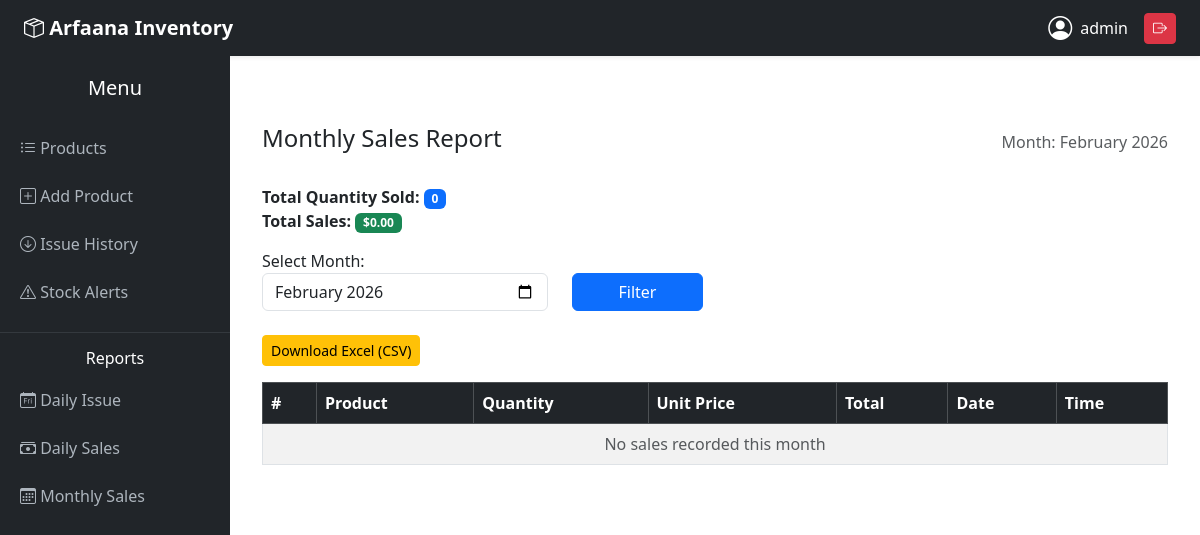
The page /sales/monthly/ (signed in) on the database as committed earlier.
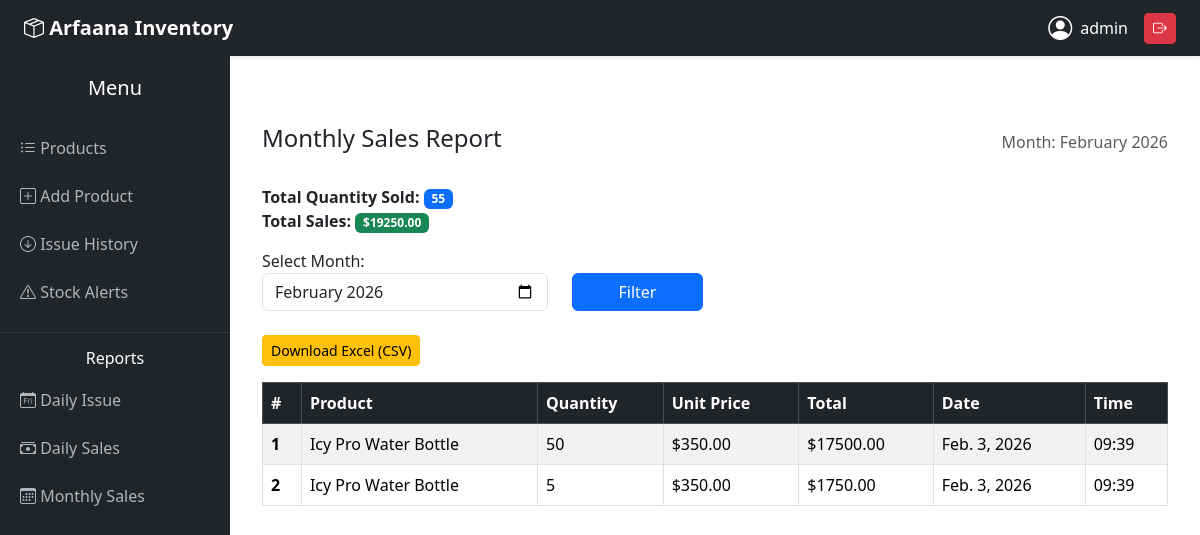
The same page on the database as committed later.
### products/models.py (models this page shows, shortened)
class Product(models.Model):
    name = models.CharField(max_length=100)
    unit_price = models.DecimalField(max_digits=10, decimal_places=2)
    quantity = models.PositiveIntegerField()
    total_price = models.DecimalField(max_digits=10, decimal_places=2, editable=False)
    created_date = models.DateTimeField(auto_now_add=True)

### products/views.py (the view)
# urls.py: path('sales/monthly/', views.monthly_sales_report, name='monthly_sales_report'),
@login_required
def monthly_sales_report(request):
    selected_month = request.GET.get('month')
    if selected_month:
        try:
            year, month = map(int, selected_month.split('-'))
            issues = Issue.objects.filter(
                issued_date__year=year,
                issued_date__month=month
            )
            display_month = datetime(year, month, 1).strftime("%B %Y")
        except ValueError:
            today = now()
            issues = Issue.objects.filter(
                issued_date__year=today.year,
                issued_date__month=today.month
            )
            display_month = today.strftime("%B %Y")
            selected_month = f"{today.year}-{today.month:02d}"
    else:
        today = now()
        issues = Issue.objects.filter(
            issued_date__year=today.year,
            issued_date__month=today.month
        )
        display_month = today.strftime("%B %Y")
        selected_month = f"{today.year}-{today.month:02d}"
    issue_data = []
    total_sales = 0
    total_qty = 0
    for i in issues.select_related('product'):
        total = i.issued_quantity * i.product.unit_price
        issue_data.append({
            'product': i.product,
            'quantity': i.issued_quantity,
            'unit_price': i.product.unit_price,
            'total': total,
            'date': i.issued_date.date(),
            'time': i.issued_date.time(),
        })
        total_sales += total
        total_qty += i.issued_quantity
    context = {
        'issue_data': issue_data,
        'total_sales': total_sales,
        'total_qty': total_qty,
        'month': display_month,
        'selected_month': selected_month,
    }
    return render(request, 'products/monthly_sales_report.html', context)

### products/templates/products/monthly_sales_report.html
{% extends 'products/base.html' %}
{% block content %}
<div class="container mt-5">
    <div class="d-flex justify-content-between align-items-center mb-4">
        <h4>Monthly Sales Report</h4>
        <span class="text-muted">Month: {{ month }}</span>
    </div>
    <div class="mb-3">
        <p class="mb-0"><strong>Total Quantity Sold:</strong> <span class="badge bg-primary">{{ total_qty }}</span></p>
        <p class="mb-0"><strong>Total Sales:</strong> <span class="badge bg-success">${{ total_sales|floatformat:2 }}</span></p>
        <form method="get" class="mb-4">
    <div class="row">
        <div class="col-md-4 mt-3">
            <label>Select Month:</label>
            <input type="month" name="month" class="form-control"
                   value="{{ selected_month }}">
        </div>
        <div class="col-md-2 align-self-end">
            <button type="submit" class="btn btn-primary w-100">
                Filter
            </button>
        </div>
    </div>
</form>
        <a href="{% url 'export_monthly_sales_csv' %}" class="btn btn-warning btn-sm">
        Download Excel (CSV)
        </a>
    </div>
    <div class="table-responsive">
        <table class="table table-striped table-hover table-bordered align-middle">
            <thead class="table-dark">
                <tr>
                    <th>#</th>
                    <th>Product</th>
                    <th>Quantity</th>
                    <th>Unit Price</th>
                    <th>Total</th>
                    <th>Date</th>
                    <th>Time</th>
                </tr>
            </thead>
            <tbody>
                {% for i in issue_data %}
                <tr>
                    <th scope="row">{{ forloop.counter }}</th>
                    <td>{{ i.product.name }}</td>
                    <td>{{ i.quantity }}</td>
                    <td>${{ i.unit_price|floatformat:2 }}</td>
                    <td>${{ i.total|floatformat:2 }}</td>
                    <td>{{ i.date }}</td>
                    <td>{{ i.time|time:"H:i" }}</td>
                </tr>
                {% empty %}
                <tr>
                    <td colspan="7" class="text-center text-muted">No sales recorded this month</td>
                </tr>
                {% endfor %}
            </tbody>
        </table>
    </div>
</div>
{% endblock %}

Rows that differ between the two databases and show on the page:
added Product: product.name "Icy Pro Water Bottle", quantity "50", unit_price "350.00", total "17500.00", date "Feb. 3, 2026", time "09:39", quantity "5", total "1750.00"
Other text that changed with them:
{{ total_qty }}: "0" → "55"
{{ total_sales|floatformat:2 }}: "0.00" → "19250.00"
text no longer shown: "No sales recorded this month"
